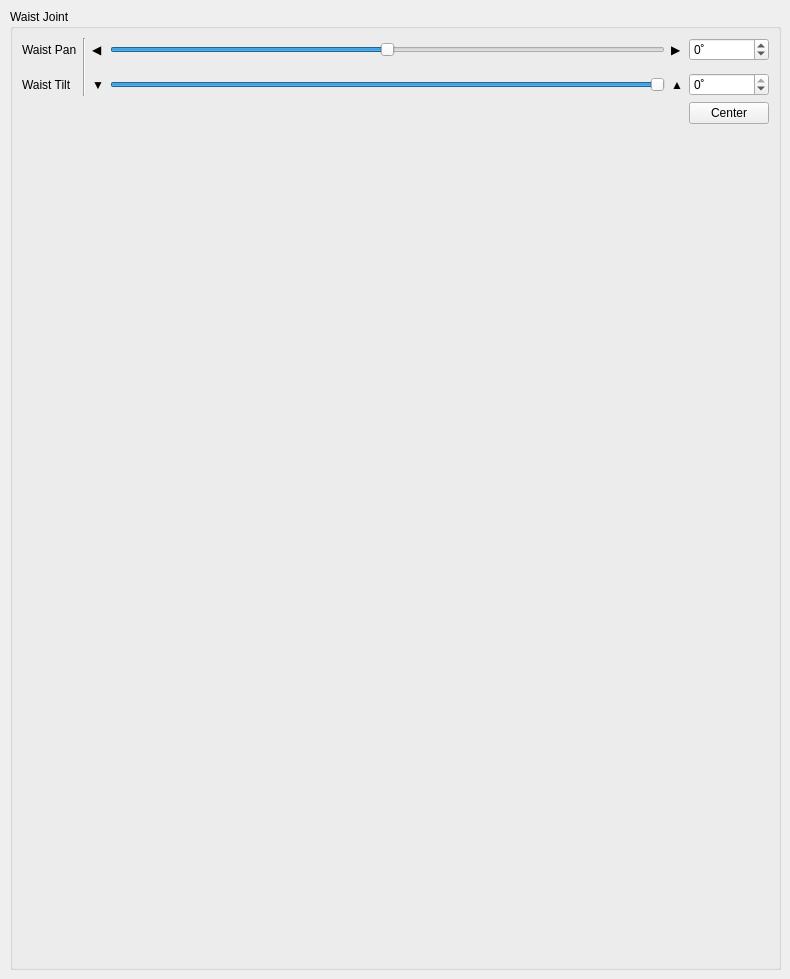
         <widget class="QWidget" name="tab_waist_controLmodule">
          <property name="enabled">
           <bool>true</bool>
          </property>
          <attribute name="title">
           <string>Waist Control</string>
          </attribute>
          <widget class="QGroupBox" name="groupBox_3">
           <property name="geometry">
            <rect>
             <x>10</x>
             <y>9</y>
             <width>771</width>
             <height>961</height>
            </rect>
           </property>
           <property name="title">
            <string>Waist Joint</string>
           </property>
           <layout class="QGridLayout" name="gridLayout">
            <item row="4" column="0">
             <spacer name="verticalSpacer_5">
              <property name="orientation">
               <enum>Qt::Vertical</enum>
              </property>
              <property name="sizeHint" stdset="0">
               <size>
                <width>20</width>
                <height>40</height>
               </size>
              </property>
             </spacer>
            </item>
            <item row="2" column="3">
             <widget class="QSlider" name="waist_tilt_slider">
              <property name="minimum">
               <number>-45</number>
              </property>
              <property name="maximum">
               <number>0</number>
              </property>
              <property name="orientation">
               <enum>Qt::Horizontal</enum>
              </property>
             </widget>
            </item>
            <item row="0" column="3">
             <widget class="QSlider" name="waist_pan_slider">
              <property name="minimum">
               <number>-90</number>
              </property>
              <property name="maximum">
               <number>90</number>
              </property>
              <property name="orientation">
               <enum>Qt::Horizontal</enum>
              </property>
             </widget>
            </item>
            <item row="0" column="0">
             <widget class="QLabel" name="label_9">
              <property name="text">
               <string>Waist Pan</string>
              </property>
             </widget>
            </item>
            <item row="2" column="0">
             <widget class="QLabel" name="label">
              <property name="text">
               <string>Waist Tilt</string>
              </property>
             </widget>
            </item>
            <item row="0" column="5">
             <widget class="QSpinBox" name="waist_pan_spinbox">
              <property name="suffix">
               <string>˚</string>
              </property>
              <property name="minimum">
               <number>-90</number>
              </property>
              <property name="maximum">
               <number>90</number>
              </property>
             </widget>
            </item>
            <item row="0" column="4">
             <widget class="QLabel" name="label_37">
              <property name="text">
               <string>▶</string>
              </property>
             </widget>
            </item>
            <item row="0" column="2">
             <widget class="QLabel" name="label_35">
              <property name="text">
               <string>◀</string>
              </property>
             </widget>
            </item>
            <item row="2" column="2">
             <widget class="QLabel" name="label_36">
              <property name="text">
               <string>▼</string>
              </property>
             </widget>
            </item>
            <item row="2" column="4">
             <widget class="QLabel" name="label_38">
              <property name="text">
               <string>▲</string>
              </property>
             </widget>
            </item>
            <item row="2" column="5">
             <widget class="QSpinBox" name="waist_tilt_spinbox">
              <property name="suffix">
               <string>˚</string>
              </property>
              <property name="minimum">
               <number>-45</number>
              </property>
              <property name="maximum">
               <number>0</number>
              </property>
             </widget>
            </item>
            <item row="3" column="5">
             <widget class="QPushButton" name="button_waist_center">
              <property name="text">
               <string>Center</string>
              </property>
             </widget>
            </item>
            <item row="0" column="1" rowspan="3">
             <widget class="Line" name="line_2">
              <property name="orientation">
               <enum>Qt::Vertical</enum>
              </property>
             </widget>
            </item>
           </layout>
          </widget>
         </widget>
